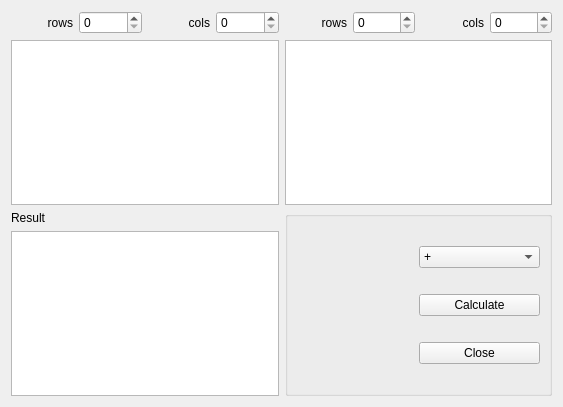
<?xml version="1.0" encoding="UTF-8"?>
<ui version="4.0">
 <class>Matrix_gui</class>
 <widget class="QWidget" name="Matrix_gui">
  <property name="geometry">
   <rect>
    <x>0</x>
    <y>0</y>
    <width>563</width>
    <height>407</height>
   </rect>
  </property>
  <property name="contextMenuPolicy">
   <enum>Qt::DefaultContextMenu</enum>
  </property>
  <property name="windowTitle">
   <string>Matrix</string>
  </property>
  <property name="windowIcon">
   <iconset resource="../mathgraphica.qrc">
    <normaloff>:/images/images/matrix2.png</normaloff>:/images/images/matrix2.png</iconset>
  </property>
  <layout class="QGridLayout" name="gridLayout">
   <item row="0" column="0">
    <widget class="QLabel" name="label_2">
     <property name="text">
      <string>rows</string>
     </property>
     <property name="alignment">
      <set>Qt::AlignRight|Qt::AlignTrailing|Qt::AlignVCenter</set>
     </property>
    </widget>
   </item>
   <item row="0" column="1">
    <widget class="QSpinBox" name="spinBox_rows1"/>
   </item>
   <item row="0" column="2">
    <widget class="QLabel" name="label_3">
     <property name="text">
      <string>cols</string>
     </property>
     <property name="alignment">
      <set>Qt::AlignRight|Qt::AlignTrailing|Qt::AlignVCenter</set>
     </property>
    </widget>
   </item>
   <item row="0" column="3">
    <widget class="QSpinBox" name="spinBox_cols1"/>
   </item>
   <item row="0" column="4">
    <widget class="QLabel" name="label_4">
     <property name="text">
      <string>rows</string>
     </property>
     <property name="alignment">
      <set>Qt::AlignRight|Qt::AlignTrailing|Qt::AlignVCenter</set>
     </property>
    </widget>
   </item>
   <item row="0" column="5">
    <widget class="QSpinBox" name="spinBox_rows2"/>
   </item>
   <item row="0" column="6">
    <widget class="QLabel" name="label_5">
     <property name="text">
      <string>cols</string>
     </property>
     <property name="alignment">
      <set>Qt::AlignRight|Qt::AlignTrailing|Qt::AlignVCenter</set>
     </property>
    </widget>
   </item>
   <item row="0" column="7">
    <widget class="QSpinBox" name="spinBox_cols2"/>
   </item>
   <item row="1" column="0" colspan="4">
    <widget class="QTableWidget" name="tableWidget_matrix1">
     <property name="contextMenuPolicy">
      <enum>Qt::CustomContextMenu</enum>
     </property>
    </widget>
   </item>
   <item row="1" column="4" colspan="4">
    <widget class="QTableWidget" name="tableWidget_matrix2">
     <property name="contextMenuPolicy">
      <enum>Qt::CustomContextMenu</enum>
     </property>
     <property name="styleSheet">
      <string notr="true"/>
     </property>
    </widget>
   </item>
   <item row="2" column="0">
    <widget class="QLabel" name="label_7">
     <property name="text">
      <string>Result</string>
     </property>
    </widget>
   </item>
   <item row="2" column="4" rowspan="2" colspan="4">
    <widget class="QGroupBox" name="groupBox">
     <property name="title">
      <string/>
     </property>
     <layout class="QGridLayout" name="gridLayout_3">
      <item row="0" column="1">
       <widget class="QComboBox" name="comboBox_matrix_operation">
        <property name="sizePolicy">
         <sizepolicy hsizetype="Expanding" vsizetype="Fixed">
          <horstretch>0</horstretch>
          <verstretch>0</verstretch>
         </sizepolicy>
        </property>
        <item>
         <property name="text">
          <string>+</string>
         </property>
        </item>
        <item>
         <property name="text">
          <string>-</string>
         </property>
        </item>
        <item>
         <property name="text">
          <string>*</string>
         </property>
        </item>
       </widget>
      </item>
      <item row="0" column="0">
       <spacer name="horizontalSpacer_2">
        <property name="orientation">
         <enum>Qt::Horizontal</enum>
        </property>
        <property name="sizeHint" stdset="0">
         <size>
          <width>50</width>
          <height>20</height>
         </size>
        </property>
       </spacer>
      </item>
      <item row="1" column="1">
       <widget class="QPushButton" name="pushButton_calculate">
        <property name="sizePolicy">
         <sizepolicy hsizetype="Expanding" vsizetype="Fixed">
          <horstretch>0</horstretch>
          <verstretch>0</verstretch>
         </sizepolicy>
        </property>
        <property name="text">
         <string>Calculate</string>
        </property>
       </widget>
      </item>
      <item row="2" column="1">
       <widget class="QPushButton" name="pushButton_Close">
        <property name="text">
         <string>Close</string>
        </property>
       </widget>
      </item>
     </layout>
    </widget>
   </item>
   <item row="3" column="0" colspan="4">
    <widget class="QTableWidget" name="tableWidget_matrix3">
     <property name="contextMenuPolicy">
      <enum>Qt::CustomContextMenu</enum>
     </property>
    </widget>
   </item>
  </layout>
 </widget>
 <resources>
  <include location="../mathgraphica.qrc"/>
 </resources>
 <connections/>
</ui>
